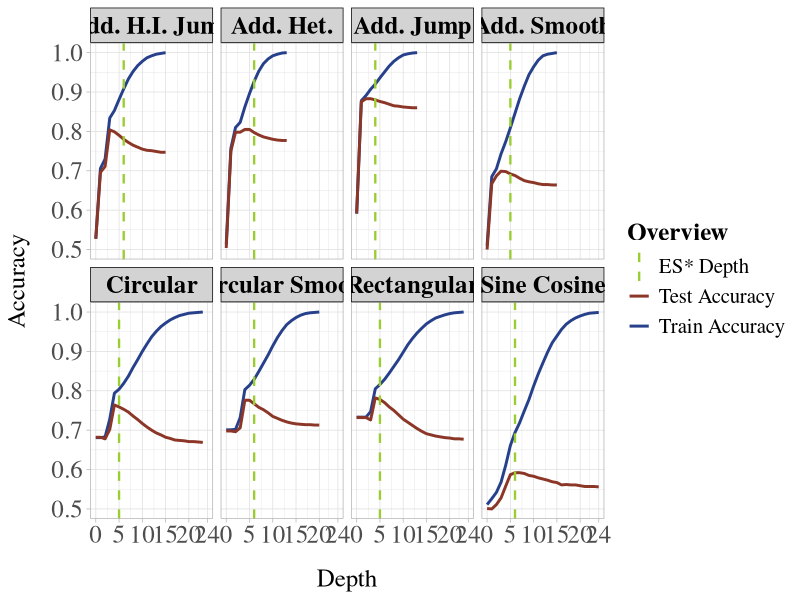

This chart was generated by the following R code:
# Load required libraries
library(ggplot2)
library(dplyr)
library(tidyr)

# Set flags for filtering and algorithm selection
FILTER_DIMENSION <- 5  # Set to 2, 5, or NULL
SHOW_ALGORITHMS <- c("ES*")  # Set to c("ES*") for only ES*, or c("ES*", "ES") for both
# SHOW_ALGORITHMS <- c("ES*")

# Load and prepare data
# Use relative paths from the project root
data_depth <- read.csv("experiments/experiment_analysis/dt_es_simulation_study/overview_csvs/depth_analysis.csv")

# Print structure of data_depth to see available columns
print("Columns in data_depth:")
print(names(data_depth))

# Filter dimensions if flag is set
if (!is.null(FILTER_DIMENSION)) {
  data_depth <- data_depth %>% 
    filter(feature_dim != FILTER_DIMENSION)  # Remove the dgp_config_folder filter here
}

# Add diagnostic print after initial filtering
print("Datasets after initial filtering:")
print(unique(data_depth$dataset))

# Drop unnecessary columns
data_depth <- data_depth %>% 
  select(-n_samples, -mc_iterations, -feature_dim)

# Split into train and test data
train_data <- data_depth %>%
  select(dataset, starts_with("Train.Accuracy.for.Depth")) %>%
  rename_with(~gsub("Train Accuracy for Depth ", "Train.Accuracy.Depth.", .))

test_data <- data_depth %>%
  select(dataset, starts_with("Test.Accuracy.for.Depth")) %>%
  rename_with(~gsub("Test Accuracy for Depth ", "Test.Accuracy.Depth.", .))



# Prepare data for plotting
train_long <- train_data %>%
  pivot_longer(cols = -dataset,  # Select all columns except 'dataset'
               names_to = "Depth",
               values_to = "Train_Accuracy") %>%
  mutate(Depth = as.numeric(gsub(".*Depth\\.", "", Depth)))

test_long <- test_data %>%
  pivot_longer(cols = -dataset,  # Select all columns except 'dataset'
               names_to = "Depth",
               values_to = "Test_Accuracy") %>%
  mutate(Depth = as.numeric(gsub(".*Depth\\.", "", Depth)))

# Combine the datasets
combined_data <- merge(train_long, test_long, by = c("dataset", "Depth"))

# Load and prepare ES* data
data <- read.csv("experiments/experiment_analysis/dt_es_simulation_study/overview_csvs/dt_mc_results.csv")
if (!is.null(FILTER_DIMENSION)) {
  data <- data %>% 
    filter(dgp_config_folder == "standard") %>%  # Keep this filter for ES* data
    filter(feature_dim != FILTER_DIMENSION)
}

# Add diagnostic print for ES* data
print("Datasets in ES* data after filtering:")
print(unique(data$dataset))

# Simplify ES* data to include selected algorithms
data_es <- data %>% 
  filter(algorithm %in% SHOW_ALGORITHMS) %>%
  select(dataset, algorithm, Depth..median.) %>%
  distinct() %>%
  group_by(dataset) %>%
  mutate(
    # Only subtract 0.1 when values are identical, but don't subtract 1
    Depth..median. = case_when(
      n() > 1 & 
      n_distinct(Depth..median.) == 1 & 
      algorithm == "ES" ~ Depth..median. - 0.1,
      TRUE ~ Depth..median.
    )
  ) %>%
  ungroup()

# Add these diagnostic lines before plotting
print("Number of unique datasets in combined_data:")
print(length(unique(combined_data$dataset)))
print("Unique datasets in combined_data:")
print(unique(combined_data$dataset))

print("Number of unique datasets in data_es:")
print(length(unique(data_es$dataset)))
print("Unique datasets in data_es:")
print(unique(data_es$dataset))

# Standardize dataset names
combined_data <- combined_data %>%
  mutate(dataset = ifelse(dataset == "Smooth", "Circular Smooth", dataset))

# Also standardize dataset names in data_es
data_es <- data_es %>%
  mutate(dataset = ifelse(dataset == "Smooth Signal", "Circular Smooth", dataset))

# Add diagnostic prints to verify the fix
print("After standardization - Unique datasets in combined_data:")
print(unique(combined_data$dataset))
print("Unique datasets in data_es:")
print(unique(data_es$dataset))

# Modify the plotting function to handle multiple algorithms
plot_data <- function(data, es_data, nrow = NULL, ncol = NULL, title = "Train vs Test Accuracies") {
  # Calculate default nrow and ncol if not provided
  if (is.null(nrow) || is.null(ncol)) {
    n_datasets <- length(unique(data$dataset))
    ncol <- 4
    nrow <- ceiling(n_datasets / ncol)
  }
  
  # Create color values dynamically
  color_values <- c(
    "Train Accuracy" = "royalblue4",
    "Test Accuracy" = "tomato4"
  )
  color_values <- c(color_values, setNames(
    c("olivedrab3", "royalblue1")[1:length(SHOW_ALGORITHMS)],
    SHOW_ALGORITHMS
  ))
  
  # Create linetype values dynamically
  linetype_values <- c(
    "Train Accuracy" = "solid",
    "Test Accuracy" = "solid"
  )
  linetype_values <- c(linetype_values, setNames(
    rep("dashed", length(SHOW_ALGORITHMS)),
    SHOW_ALGORITHMS
  ))
  
  # Create guide override sizes dynamically
  guide_sizes <- c(1, 1, rep(0.8, length(SHOW_ALGORITHMS)))
  
  # Create legend labels with renamed ES* to ES* Depth
  legend_labels <- c("Train Accuracy", "Test Accuracy")
  for (alg in SHOW_ALGORITHMS) {
    if (alg == "ES*") {
      legend_labels <- c(legend_labels, "ES* Depth")
    } else {
      legend_labels <- c(legend_labels, alg)
    }
  }
  names(legend_labels) <- c("Train Accuracy", "Test Accuracy", SHOW_ALGORITHMS)

  ggplot(data, aes(x = Depth)) +
    geom_line(aes(y = Train_Accuracy, color = "Train Accuracy"), size = 1) +
    geom_line(aes(y = Test_Accuracy, color = "Test Accuracy"), size = 1) +
    geom_vline(data = es_data, 
               aes(xintercept = Depth..median., 
                   color = algorithm),
               linetype = "dashed", size = 0.8) +
    labs(
      x = "Depth",
      y = "Accuracy",
      color = "Overview"
    ) +
    scale_y_continuous(limits = c(0.5, 1)) +
    scale_x_continuous(limits = c(0, 24), breaks = c(0, 5, 10, 15, 20, 24)) +
    scale_color_manual(values = color_values, labels = legend_labels) +
    scale_linetype_manual(values = linetype_values) +
    guides(
      color = guide_legend(override.aes = list(size = guide_sizes)),
      linetype = guide_legend(override.aes = list(size = guide_sizes))
    ) +
    theme_light() +
    theme(
      text = element_text(family = "serif"),
      # Legend details
      legend.position = "right",
      legend.key.height = unit(1.5, "lines"),
      legend.text = element_text(size = 15),
      legend.title = element_text(size = 18, face = "bold", color = "black"),
      strip.background = element_rect(fill = "lightgray", color = "black"),
      strip.text = element_text(size = 18, face = "bold", color = "black"),
      axis.text.x = element_text(size = 18),  # Increase x-tick text size
      axis.text.y = element_text(size = 18),  # Increase y-tick text size
      axis.title.x = element_text(margin = margin(t = 15), size=18),
      axis.title.y = element_text(margin = margin(r = 15), size=18)
    ) +
    facet_wrap(~ dataset, nrow = nrow, ncol = ncol)
}

# Create and save the plot
plot_2x4 <- plot_data(combined_data, data_es)
ggsave("experiments/experiment_analysis/dt_es_simulation_study/plots/dt_accuracy_depth.png", plot = plot_2x4, width = 15, height = 8, dpi = 300)